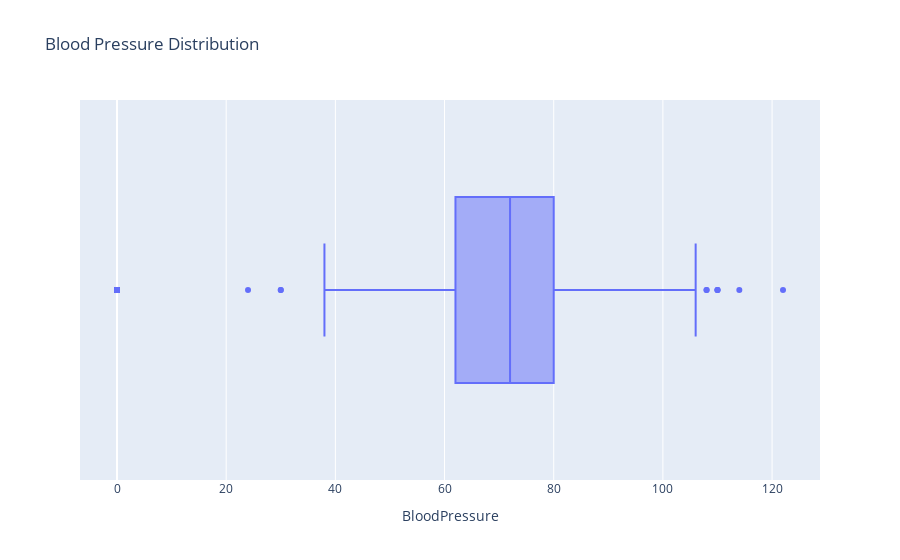

The code cell stored with this chart in its notebook:
### Code cell
px.box(df,'BloodPressure', title='Blood Pressure Distribution')

### Figure 1 — Plotly figure (JSON) as saved in the notebook; plotly's stock layout.template omitted (floating-point values rounded to 4 significant figures; data arrays with more than 128 entries replaced by an {"elided": "..."} marker saying what was removed)
{"data": [{"alignmentgroup": "True", "hovertemplate": "BloodPressure=%{x}<extra></extra>", "legendgroup": "", "marker": {"color": "#636efa"}, "name": "", "notched": false, "offsetgroup": "", "orientation": "h", "showlegend": false, "type": "box", "x": {"elided": "768 int values"}, "x0": " ", "xaxis": "x", "y0": " ", "yaxis": "y"}], "layout": {"boxmode": "group", "legend": {"tracegroupgap": 0}, "title": {"text": "Blood Pressure Distribution"}, "xaxis": {"anchor": "y", "domain": [0, 1], "title": {"text": "BloodPressure"}}, "yaxis": {"anchor": "x", "domain": [0, 1]}}}
